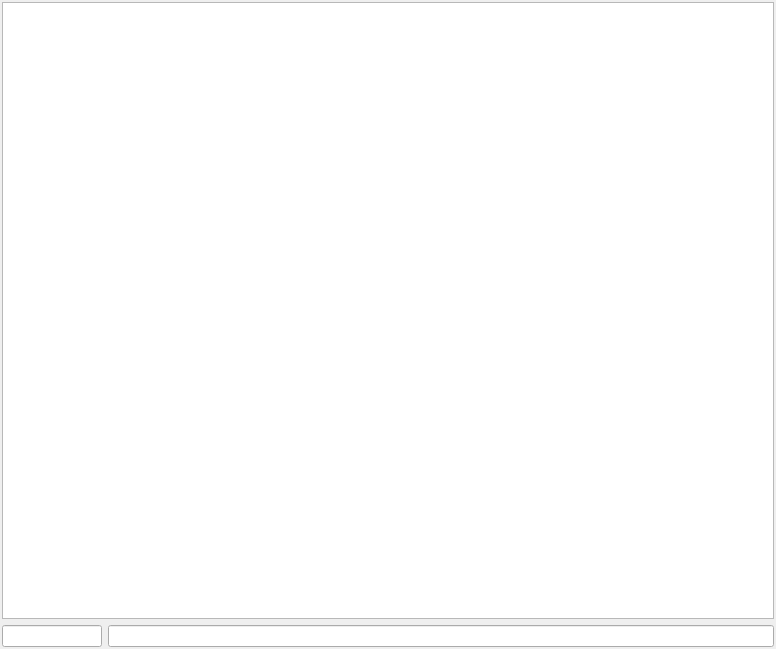
<?xml version="1.0" encoding="UTF-8"?>
<ui version="4.0">
 <class>DQuickGoods</class>
 <widget class="QDialog" name="DQuickGoods">
  <property name="geometry">
   <rect>
    <x>0</x>
    <y>0</y>
    <width>776</width>
    <height>649</height>
   </rect>
  </property>
  <property name="windowTitle">
   <string>Dialog</string>
  </property>
  <layout class="QVBoxLayout" name="verticalLayout">
   <property name="leftMargin">
    <number>2</number>
   </property>
   <property name="topMargin">
    <number>2</number>
   </property>
   <property name="rightMargin">
    <number>2</number>
   </property>
   <property name="bottomMargin">
    <number>2</number>
   </property>
   <item>
    <widget class="QTableWidget" name="tblGoods">
     <property name="editTriggers">
      <set>QAbstractItemView::NoEditTriggers</set>
     </property>
     <property name="dragEnabled">
      <bool>false</bool>
     </property>
     <property name="dragDropOverwriteMode">
      <bool>true</bool>
     </property>
     <property name="selectionMode">
      <enum>QAbstractItemView::SingleSelection</enum>
     </property>
     <attribute name="horizontalHeaderVisible">
      <bool>false</bool>
     </attribute>
     <attribute name="horizontalHeaderHighlightSections">
      <bool>false</bool>
     </attribute>
     <attribute name="verticalHeaderVisible">
      <bool>false</bool>
     </attribute>
     <attribute name="verticalHeaderHighlightSections">
      <bool>false</bool>
     </attribute>
    </widget>
   </item>
   <item>
    <widget class="QWidget" name="widget" native="true">
     <layout class="QHBoxLayout" name="horizontalLayout">
      <property name="leftMargin">
       <number>0</number>
      </property>
      <property name="topMargin">
       <number>0</number>
      </property>
      <property name="rightMargin">
       <number>0</number>
      </property>
      <property name="bottomMargin">
       <number>0</number>
      </property>
      <item>
       <widget class="QLineEdit" name="leCode">
        <property name="maximumSize">
         <size>
          <width>100</width>
          <height>16777215</height>
         </size>
        </property>
       </widget>
      </item>
      <item>
       <widget class="QLineEdit" name="leLastGoods">
        <property name="readOnly">
         <bool>true</bool>
        </property>
       </widget>
      </item>
     </layout>
    </widget>
   </item>
  </layout>
 </widget>
 <resources/>
 <connections/>
</ui>
